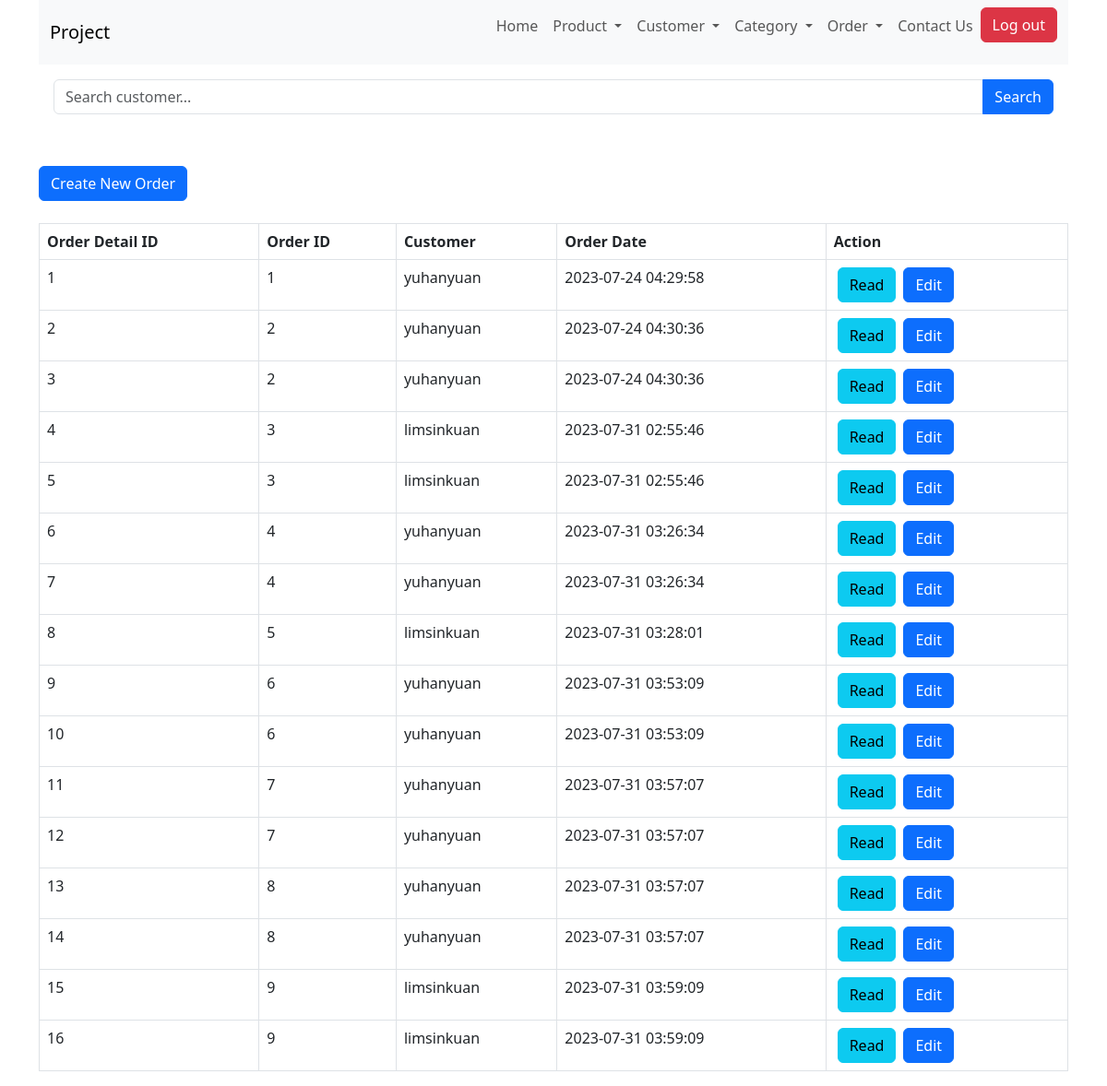
/order_read.php, run on the app's committed database.
### tables this page shows
CREATE TABLE `order_summary` (
  `order_id` int(11) NOT NULL,
  `customer_id` int(11) NOT NULL,
  `order_date` datetime NOT NULL
);

CREATE TABLE `order_detail` (
  `order_detail_id` int(11) NOT NULL,
  `order_id` int(11) NOT NULL,
  `product_id` int(11) NOT NULL,
  `quantity` int(11) NOT NULL
);

CREATE TABLE `customers` (
  `user_id` int(11) NOT NULL,
  `username` varchar(20) NOT NULL,
  `first_name` varchar(20) NOT NULL,
  `last_name` varchar(20) NOT NULL,
  `password` text NOT NULL,
  `email` varchar(30) NOT NULL,
  `date_of_birth` date NOT NULL,
  `registration_date_time` datetime NOT NULL DEFAULT current_timestamp() ON UPDATE current_timestamp(),
  `gender` enum('male','female') NOT NULL,
  `status` enum('active','inactive') NOT NULL DEFAULT 'active'
);

### order_read.php (the view, shortened to what this page needs)
<html lang="en">
<head>
    <link href="https://cdn.jsdelivr.net/npm/bootstrap@5.3.0/dist/css/bootstrap.min.css" rel="stylesheet">
</head>
<body>
    <div class="container">
        <?php
        include 'menu/menu.php';
        ?>
        <?php
        include 'config/database.php';
        $searchKeyword = isset($_GET['search']) ? $_GET['search'] : '';
        $query = "SELECT customers.username, order_summary.order_date, order_summary.order_id, order_detail.order_detail_id FROM order_summary INNER JOIN order_detail ON order_summary.order_id = order_detail.order_id INNER JOIN customers ON customers.user_id = order_summary.customer_id";
        $query .= " ORDER BY order_detail_id ASC";
        $stmt = $con->prepare($query);
        $stmt->execute();
        $num = $stmt->rowCount();
        echo '<div class="p-3">
            <form method="GET" action="">
                <div class="input-group mb-3">
                    <input type="text" class="form-control" name="search" placeholder="Search customer..." value="' . str_replace('%', '', $searchKeyword) . '">
                    <button class="btn btn-primary" type="submit">Search</button>
                </div>
            </form>
        </div>';
        echo "<br><div><a href='order_create.php' class='btn btn-primary m-b-1em'>Create New Order</a></div>" . "<br>";
        if ($num > 0) {
            echo "<table id='product_table' class='table table-hover table-responsive table-bordered'>";
            echo "<tr>";
            echo "<th>Order Detail ID</th>";
            echo "<th>Order ID</th>";
            echo "<th>Customer</th>";
            echo "<th>Order Date</th>";
            echo "<th>Action</th>";
            echo "</tr>";
            while ($row = $stmt->fetch(PDO::FETCH_ASSOC)) {
                extract($row);
                echo "<tr>";
                echo "<td>{$order_detail_id}</td>";
                echo "<td>{$order_id}</td>";
                echo "<td>{$username}</td>";
                echo "<td>{$order_date}</td>";
                echo "<td>";
                echo "<a href='order_detail_read.php?id={$order_detail_id}' class='btn btn-info m-r-1em mx-1'>Read</a>";
                echo "<a href='order_update.php?id={$order_detail_id}' class='btn btn-primary m-r-1em mx-1'>Edit</a>";
                echo "</td>";
                echo "</tr>";
            }
            echo "</table>";
        } else {
            echo "<div class='alert alert-danger'>No records found.</div>";
        }
        ?>
    </div>
</body>
</html>

### data on the page
order_summary: order_detail.order_detail_id "1", order_id "1", customer.username "yuhanyuan", order_date "2023-07-24 04:29:58"
order_summary: order_detail.order_detail_id "2", order_id "2", customer.username "yuhanyuan", order_date "2023-07-24 04:30:36", order_detail.order_detail_id "3"
order_summary: order_detail.order_detail_id "4", order_id "3", customer.username "limsinkuan", order_date "2023-07-31 02:55:46", order_detail.order_detail_id "5"
order_summary: order_detail.order_detail_id "6", order_id "4", customer.username "yuhanyuan", order_date "2023-07-31 03:26:34", order_detail.order_detail_id "7"
order_summary: order_detail.order_detail_id "8", order_id "5", customer.username "limsinkuan", order_date "2023-07-31 03:28:01"
order_summary: order_detail.order_detail_id "9", order_id "6", customer.username "yuhanyuan", order_date "2023-07-31 03:53:09", order_detail.order_detail_id "10"
order_summary: order_detail.order_detail_id "11", order_id "7", customer.username "yuhanyuan", order_date "2023-07-31 03:57:07", order_detail.order_detail_id "12"
order_summary: order_detail.order_detail_id "13", order_id "8", customer.username "yuhanyuan", order_date "2023-07-31 03:57:07", order_detail.order_detail_id "14"
order_summary: order_detail.order_detail_id "15", order_id "9", customer.username "limsinkuan", order_date "2023-07-31 03:59:09", order_detail.order_detail_id "16"
